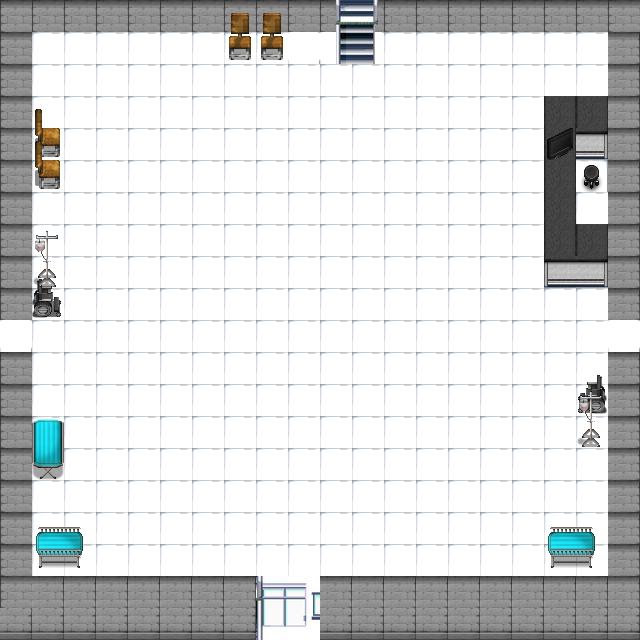

Below is a game level as drawn by its tile map, then a one-line description and the .tmx file that defines it, in full:
An orthogonal 20x20 tile map with 32x32 px tiles, 5 tile layers (paredes, suelo , escalera, obstaculos, ...), 5 tilesets.

<map version="1.2" tiledversion="1.3.3" orientation="orthogonal" renderorder="right-down" width="20" height="20" tilewidth="32" tileheight="32" infinite="0" nextlayerid="8" nextobjectid="1">
 <tileset firstgid="1" source="shop-and-hospital1.tsx" />
 <tileset firstgid="257" source="suelos y paredes.tsx" />
 <tileset firstgid="497" source="paredes.tsx" />
 <tileset firstgid="625" source="ee15d1f08a44de8d3715a4e7c5f2a5df.tsx" />
 <tileset firstgid="725" source="ee15d1f08a44de8d3715a4e7c5f2a5df (2).tsx" />
 <layer id="6" name="paredes" width="20" height="20">
  <data encoding="csv">
533,533,533,533,533,533,533,533,533,533,0,0,533,533,533,533,533,533,533,533,
533,0,0,0,0,0,0,0,0,0,0,0,0,0,0,0,0,0,0,534,
533,0,0,0,0,0,0,0,0,0,0,0,0,0,0,0,0,0,0,534,
533,0,0,0,0,0,0,0,0,0,0,0,0,0,0,0,0,0,0,534,
533,0,0,0,0,0,0,0,0,0,0,0,0,0,0,0,0,0,0,534,
533,0,0,0,0,0,0,0,0,0,0,0,0,0,0,0,0,0,0,534,
533,0,0,0,0,0,0,0,0,0,0,0,0,0,0,0,0,0,0,534,
533,0,0,0,0,0,0,0,0,0,0,0,0,0,0,0,0,0,0,534,
533,0,0,0,0,0,0,0,0,0,0,0,0,0,0,0,0,0,0,534,
533,0,0,0,0,0,0,0,0,0,0,0,0,0,0,0,0,0,0,534,
0,0,0,0,0,0,0,0,0,0,0,0,0,0,0,0,0,0,0,0,
533,0,0,0,0,0,0,0,0,0,0,0,0,0,0,0,0,0,0,534,
533,0,0,0,0,0,0,0,0,0,0,0,0,0,0,0,0,0,0,534,
533,0,0,0,0,0,0,0,0,0,0,0,0,0,0,0,0,0,0,534,
533,0,0,0,0,0,0,0,0,0,0,0,0,0,0,0,0,0,0,534,
533,0,0,0,0,0,0,0,0,0,0,0,0,0,0,0,0,0,0,534,
533,0,0,0,0,0,0,0,0,0,0,0,0,0,0,0,0,0,0,534,
533,0,0,0,0,0,0,0,0,0,0,0,0,0,0,0,0,0,0,534,
533,534,534,534,534,534,534,534,0,0,534,534,534,534,534,534,534,534,534,534,
550,550,550,550,550,550,550,550,0,0,550,550,550,550,550,550,550,550,550,550
</data>
 </layer>
 <layer id="1" name="suelo " width="20" height="20">
  <data encoding="csv">
0,0,0,0,0,0,0,0,0,0,533,533,0,0,0,0,0,0,0,0,
0,359,359,359,359,359,359,359,359,344,344,344,359,359,359,359,359,359,359,0,
0,359,359,359,359,359,359,359,359,359,359,359,359,359,359,359,359,359,359,0,
0,359,359,359,359,359,359,359,359,359,359,359,359,359,359,359,359,360,360,0,
0,359,359,359,359,359,359,359,359,359,359,359,359,359,359,359,359,360,360,0,
0,359,359,359,359,359,359,359,359,359,359,359,359,359,359,359,359,360,360,0,
0,359,359,359,359,359,359,359,359,359,359,359,359,359,359,359,359,360,359,0,
0,359,359,359,359,359,359,359,359,359,359,359,359,359,359,359,359,360,360,0,
0,359,359,359,359,359,359,359,359,359,359,359,359,359,359,359,359,360,360,0,
0,359,359,359,359,359,359,359,359,359,359,359,359,359,359,359,359,359,359,0,
344,359,359,359,359,359,359,359,359,359,359,359,359,359,359,359,359,359,359,344,
0,359,359,359,359,359,359,359,359,359,359,359,359,359,359,359,359,359,359,0,
0,359,359,359,359,359,359,359,359,359,359,359,359,359,359,359,359,359,359,0,
0,359,359,359,359,359,359,359,359,359,359,359,359,359,359,359,359,359,359,0,
0,359,359,359,359,359,359,359,359,359,359,359,359,359,359,359,359,359,359,0,
0,359,359,359,359,359,359,359,359,359,359,359,359,359,359,359,359,359,359,0,
0,359,359,359,359,359,359,359,359,359,359,359,359,359,359,359,359,359,359,0,
0,359,359,359,359,359,359,359,359,359,359,359,359,359,359,359,359,359,359,0,
0,0,0,0,0,0,0,0,633,2147484281,0,0,0,0,0,0,0,0,0,0,
0,0,0,0,0,0,0,0,643,2147484291,0,0,0,0,0,0,0,0,0,0
</data>
 </layer>
 <layer id="7" name="escalera" width="20" height="20">
  <data encoding="csv">
0,0,0,0,0,0,0,0,0,0,730,731,0,0,0,0,0,0,0,0,
0,0,0,0,0,0,0,0,0,0,740,741,0,0,0,0,0,0,0,0,
0,0,0,0,0,0,0,0,0,0,0,0,0,0,0,0,0,0,0,0,
0,0,0,0,0,0,0,0,0,0,0,0,0,0,0,0,0,0,0,0,
0,0,0,0,0,0,0,0,0,0,0,0,0,0,0,0,0,0,0,0,
0,0,0,0,0,0,0,0,0,0,0,0,0,0,0,0,0,0,0,0,
0,0,0,0,0,0,0,0,0,0,0,0,0,0,0,0,0,0,0,0,
0,0,0,0,0,0,0,0,0,0,0,0,0,0,0,0,0,0,0,0,
0,0,0,0,0,0,0,0,0,0,0,0,0,0,0,0,0,0,0,0,
0,0,0,0,0,0,0,0,0,0,0,0,0,0,0,0,0,0,0,0,
0,0,0,0,0,0,0,0,0,0,0,0,0,0,0,0,0,0,0,0,
0,0,0,0,0,0,0,0,0,0,0,0,0,0,0,0,0,0,0,0,
0,0,0,0,0,0,0,0,0,0,0,0,0,0,0,0,0,0,0,0,
0,0,0,0,0,0,0,0,0,0,0,0,0,0,0,0,0,0,0,0,
0,0,0,0,0,0,0,0,0,0,0,0,0,0,0,0,0,0,0,0,
0,0,0,0,0,0,0,0,0,0,0,0,0,0,0,0,0,0,0,0,
0,0,0,0,0,0,0,0,0,0,0,0,0,0,0,0,0,0,0,0,
0,0,0,0,0,0,0,0,0,0,0,0,0,0,0,0,0,0,0,0,
0,0,0,0,0,0,0,0,0,0,0,0,0,0,0,0,0,0,0,0,
0,0,0,0,0,0,0,0,0,0,0,0,0,0,0,0,0,0,0,0
</data>
 </layer>
 <layer id="3" name="obstaculos" width="20" height="20">
  <data encoding="csv">
0,0,0,0,0,0,0,143,143,0,0,0,0,0,0,0,0,0,0,0,
0,0,0,0,0,0,0,159,159,0,0,0,0,0,0,0,0,0,0,0,
0,0,0,0,0,0,0,0,0,0,0,0,0,0,0,0,0,0,0,0,
0,141,0,0,0,0,0,0,0,0,0,0,0,0,0,0,0,57,57,0,
0,157,0,0,0,0,0,0,0,0,0,0,0,0,0,0,0,57,30,0,
0,0,0,0,0,0,0,0,0,0,0,0,0,0,0,0,0,57,85,0,
0,0,0,0,0,0,0,0,0,0,0,0,0,0,0,0,0,57,0,0,
0,0,0,0,0,0,0,0,0,0,0,0,0,0,0,0,0,57,57,0,
0,49,0,0,0,0,0,0,0,0,0,0,0,0,0,0,0,29,30,0,
0,65,0,0,0,0,0,0,0,0,0,0,0,0,0,0,0,0,0,0,
0,0,0,0,0,0,0,0,0,0,0,0,0,0,0,0,0,0,0,0,
0,0,0,0,0,0,0,0,0,0,0,0,0,0,0,0,0,0,50,0,
0,0,0,0,0,0,0,0,0,0,0,0,0,0,0,0,0,0,66,0,
0,3,0,0,0,0,0,0,0,0,0,0,0,0,0,0,0,0,0,0,
0,19,0,0,0,0,0,0,0,0,0,0,0,0,0,0,0,0,0,0,
0,0,0,0,0,0,0,0,0,0,0,0,0,0,0,0,0,0,0,0,
0,4,5,0,0,0,0,0,0,0,0,0,0,0,0,0,0,4,5,0,
0,20,21,0,0,0,0,0,0,0,0,0,0,0,0,0,0,20,21,0,
0,0,0,0,0,0,0,0,0,634,0,0,0,0,0,0,0,0,0,0,
0,0,0,0,0,0,0,0,0,644,0,0,0,0,0,0,0,0,0,0
</data>
 </layer>
 <layer id="4" name="cosas" width="20" height="20">
  <data encoding="csv">
0,0,0,0,0,0,0,0,0,0,0,0,0,0,0,0,0,0,0,0,
0,0,0,0,0,0,0,0,0,0,0,0,0,0,0,0,0,0,0,0,
0,0,0,0,0,0,0,0,0,0,0,0,0,0,0,0,0,0,0,0,
0,0,0,0,0,0,0,0,0,0,0,0,0,0,0,0,0,0,0,0,
0,141,0,0,0,0,0,0,0,0,0,0,0,0,0,0,0,72,0,0,
0,157,0,0,0,0,0,0,0,0,0,0,0,0,0,0,0,0,0,0,
0,0,0,0,0,0,0,0,0,0,0,0,0,0,0,0,0,0,0,0,
0,6,0,0,0,0,0,0,0,0,0,0,0,0,0,0,0,0,0,0,
0,22,0,0,0,0,0,0,0,0,0,0,0,0,0,0,0,0,0,0,
0,0,0,0,0,0,0,0,0,0,0,0,0,0,0,0,0,0,0,0,
0,0,0,0,0,0,0,0,0,0,0,0,0,0,0,0,0,0,0,0,
0,0,0,0,0,0,0,0,0,0,0,0,0,0,0,0,0,0,0,0,
0,0,0,0,0,0,0,0,0,0,0,0,0,0,0,0,0,0,6,0,
0,0,0,0,0,0,0,0,0,0,0,0,0,0,0,0,0,0,22,0,
0,0,0,0,0,0,0,0,0,0,0,0,0,0,0,0,0,0,0,0,
0,0,0,0,0,0,0,0,0,0,0,0,0,0,0,0,0,0,0,0,
0,0,0,0,0,0,0,0,0,0,0,0,0,0,0,0,0,0,0,0,
0,0,0,0,0,0,0,0,0,0,0,0,0,0,0,0,0,0,0,0,
0,0,0,0,0,0,0,0,0,0,0,0,0,0,0,0,0,0,0,0,
0,0,0,0,0,0,0,0,0,0,0,0,0,0,0,0,0,0,0,0
</data>
 </layer>
</map>
